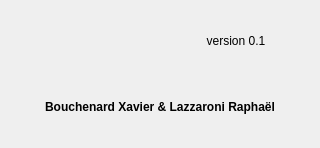
<?xml version="1.0" encoding="UTF-8"?>
<ui version="4.0">
 <class>AProposWindow</class>
 <widget class="QDialog" name="AProposWindow">
  <property name="geometry">
   <rect>
    <x>0</x>
    <y>0</y>
    <width>320</width>
    <height>148</height>
   </rect>
  </property>
  <property name="windowTitle">
   <string>A propos</string>
  </property>
  <layout class="QGridLayout" name="gridLayout">
   <item row="0" column="0">
    <layout class="QVBoxLayout" name="verticalLayout">
     <property name="sizeConstraint">
      <enum>QLayout::SetFixedSize</enum>
     </property>
     <property name="leftMargin">
      <number>0</number>
     </property>
     <property name="topMargin">
      <number>0</number>
     </property>
     <property name="rightMargin">
      <number>0</number>
     </property>
     <item>
      <widget class="QLabel" name="label_polytech">
       <property name="sizePolicy">
        <sizepolicy hsizetype="Preferred" vsizetype="Preferred">
         <horstretch>0</horstretch>
         <verstretch>0</verstretch>
        </sizepolicy>
       </property>
       <property name="maximumSize">
        <size>
         <width>150</width>
         <height>85</height>
        </size>
       </property>
       <property name="text">
        <string/>
       </property>
       <property name="textFormat">
        <enum>Qt::AutoText</enum>
       </property>
       <property name="pixmap">
        <pixmap>../ressource/Logo_Reseau_Polytech.png</pixmap>
       </property>
       <property name="scaledContents">
        <bool>true</bool>
       </property>
      </widget>
     </item>
    </layout>
   </item>
   <item row="1" column="0" colspan="2">
    <layout class="QVBoxLayout" name="verticalLayout_2">
     <property name="leftMargin">
      <number>10</number>
     </property>
     <property name="topMargin">
      <number>10</number>
     </property>
     <property name="rightMargin">
      <number>10</number>
     </property>
     <property name="bottomMargin">
      <number>10</number>
     </property>
     <item>
      <widget class="QLabel" name="label_createurs">
       <property name="font">
        <font>
         <weight>75</weight>
         <bold>true</bold>
        </font>
       </property>
       <property name="text">
        <string>Bouchenard Xavier &amp; Lazzaroni Raphaël</string>
       </property>
       <property name="alignment">
        <set>Qt::AlignCenter</set>
       </property>
      </widget>
     </item>
    </layout>
   </item>
   <item row="0" column="1">
    <layout class="QVBoxLayout" name="verticalLayout_3">
     <item>
      <widget class="QLabel" name="label_version">
       <property name="text">
        <string>version 0.1</string>
       </property>
       <property name="alignment">
        <set>Qt::AlignCenter</set>
       </property>
      </widget>
     </item>
    </layout>
   </item>
  </layout>
 </widget>
 <resources/>
 <connections/>
</ui>
